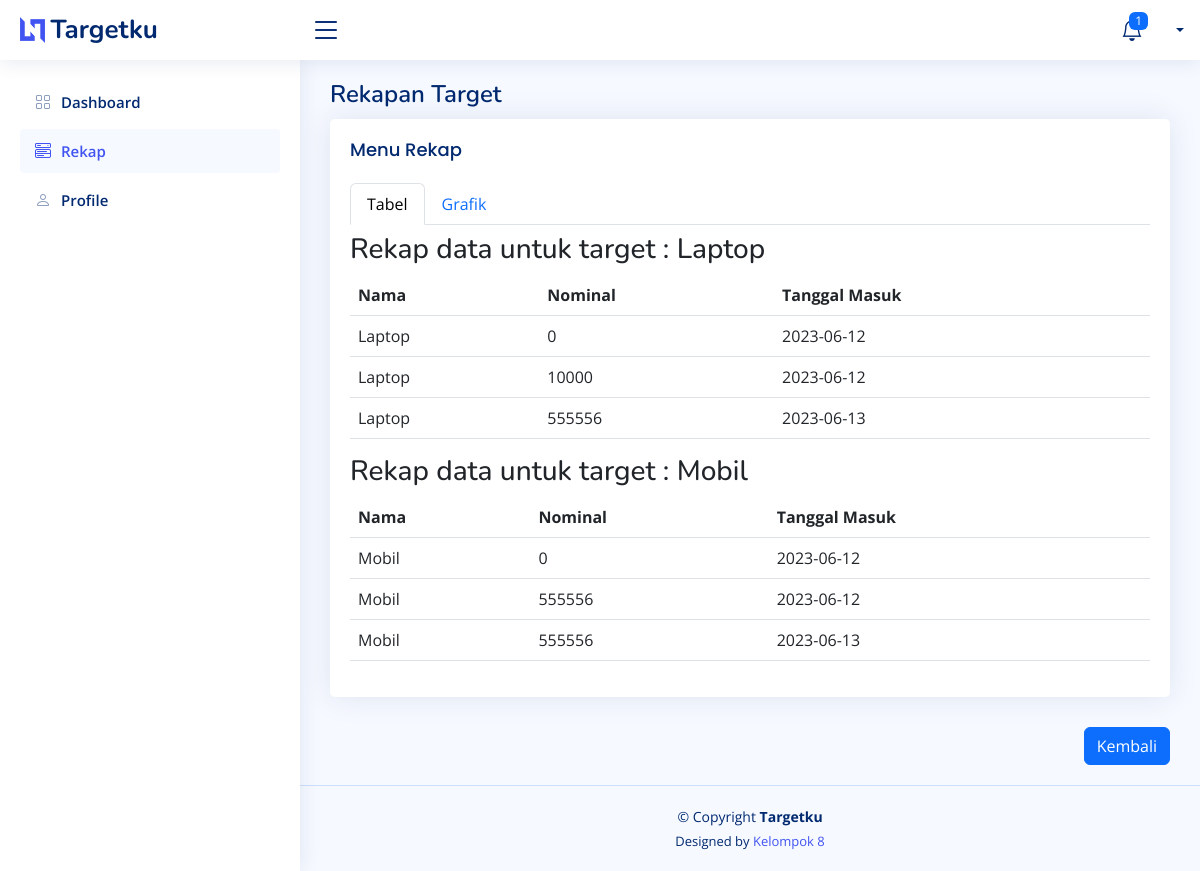
Screenshot of /rekap.php with the database file from the repository.
### tables this page shows
CREATE TABLE `pemasukkan` (
  `id` int(11) NOT NULL,
  `id_target` int(11) NOT NULL,
  `masuk` int(11) NOT NULL,
  `hari_ini` date NOT NULL
);

CREATE TABLE `target` (
  `id` int(11) NOT NULL,
  `nama` varchar(100) NOT NULL,
  `hari_target` date NOT NULL,
  `harga` int(11) NOT NULL
);

### tabel.php (the view, shortened to what this page needs)
<?php $query = "SELECT  * FROM target JOIN pemasukkan ON target.id=pemasukkan.id_target";
$result = mysqli_query($koneksi, $query);
$dataPerNama = array();
while ($row = mysqli_fetch_assoc($result)) {
  $nama = $row['nama'];
  if (!isset($dataPerNama[$nama])) {
    $dataPerNama[$nama] = array();
  }
  $dataPerNama[$nama][] = $row;
}
foreach ($dataPerNama as $nama => $data) {
  echo "<h3>Rekap data untuk target : $nama</h3>";
  echo "<table class ='table defaulttable'>";
  echo "<tr><th>Nama</th><th>Nominal</th><th>Tanggal Masuk</th></tr>";
  foreach ($data as $row) {
    echo "<tr>";
    echo "<td>" . $nama . "</td>";
    echo "<td>" . $row['masuk'] . "</td>";
    echo "<td>" . $row['hari_ini'] . "</td>";
    echo "</tr>";
  }
  echo "</table>";
}
?>

### rekap.php (shortened to what this page needs)
<!DOCTYPE html>
<html lang="en">
<head>
  <link href="assets/vendor/bootstrap/css/bootstrap.min.css" rel="stylesheet">
  <link href="assets/vendor/bootstrap-icons/bootstrap-icons.css" rel="stylesheet">
  <link href="assets/vendor/boxicons/css/boxicons.min.css" rel="stylesheet">
  <link href="assets/vendor/quill/quill.snow.css" rel="stylesheet">
  <link href="assets/vendor/quill/quill.bubble.css" rel="stylesheet">
  <link href="assets/vendor/remixicon/remixicon.css" rel="stylesheet">
  <link href="assets/vendor/simple-datatables/style.css" rel="stylesheet">
  <link href="assets/css/style.css" rel="stylesheet">
</head>
<body>
  <?php
include 'header.php';
?>
  <?php
include 'sidebar1.php';
?>
  <main id="main" class="main">
  <div class="pagetitle">
      <h1>Rekapan Target</h1>
    </div>
    <div class="card">
            <div class="card-body">
              <h5 class="card-title">Menu Rekap</h5>
              <ul class="nav nav-tabs" id="myTab" role="tablist">
                <li class="nav-item" role="presentation">
                  <button class="nav-link active" id="home-tab" data-bs-toggle="tab" data-bs-target="#home" type="button" role="tab" aria-controls="home" aria-selected="true">Tabel</button>
                </li>
                <li class="nav-item" role="presentation">
                  <button class="nav-link" id="profile-tab" data-bs-toggle="tab" data-bs-target="#profile" type="button" role="tab" aria-controls="profile" aria-selected="false">Grafik</button>
                </li>
              </ul>
              <div class="tab-content pt-2" id="myTabContent">
                <div class="tab-pane fade show active" id="home" role="tabpanel" aria-labelledby="home-tab">
                  <?php require 'tabel.php'?>
                </div>
              </div>
            </div>
          </div>
             <div class="ps-3">
                    <div class="d-grid gap-2 mt-3" style="text-align: right;">
                <a href="dash.php"><button  class="btn btn-primary" type="button" style="margin-top: 0px;">Kembali</button></a>
              </div>
                    </div>
  </main>
  <?php include 'footer.php'; ?>
</body>
</html>

### header.php (shortened to what this page needs)
<?php include("koneksi.php");
$nama=$_SESSION['nama'];
?>
<!DOCTYPE html>
<html lang="en">
<head>
  <link href="assets/vendor/bootstrap/css/bootstrap.min.css" rel="stylesheet">
  <link href="assets/vendor/bootstrap-icons/bootstrap-icons.css" rel="stylesheet">
  <link href="assets/vendor/boxicons/css/boxicons.min.css" rel="stylesheet">
  <link href="assets/vendor/quill/quill.snow.css" rel="stylesheet">
  <link href="assets/vendor/quill/quill.bubble.css" rel="stylesheet">
  <link href="assets/vendor/remixicon/remixicon.css" rel="stylesheet">
  <link href="assets/vendor/simple-datatables/style.css" rel="stylesheet">
  <link href="assets/css/style.css" rel="stylesheet">
</head>
<body>
  <header id="header" class="header fixed-top d-flex align-items-center">
    <div class="d-flex align-items-center justify-content-between">
      <a href="index.html" class="logo d-flex align-items-center">
        <img src="assets/img/logo.png" alt="">
        <span class="d-none d-lg-block">Targetku</span>
      </a>
      <i class="bi bi-list toggle-sidebar-btn"></i>
    </div>
    <nav class="header-nav ms-auto">
      <ul class="d-flex align-items-center">
        <li class="nav-item dropdown">
          <a class="nav-link nav-icon" href="#" data-bs-toggle="dropdown">
            <i class="bi bi-bell"></i>
            <span class="badge bg-primary badge-number">1</span>
          </a>
        </li>
        <li class="nav-item dropdown pe-3">
          <a class="nav-link nav-profile d-flex align-items-center pe-0" href="#" data-bs-toggle="dropdown">
            <span class="d-none d-md-block dropdown-toggle ps-2"><?php echo $nama;?></span>
          </a>
        </li>
      </ul>
    </nav>
  </header>

### sidebar1.php
<aside id="sidebar" class="sidebar">
    <ul class="sidebar-nav" id="sidebar-nav">
      <li class="nav-item">
        <a class="nav-link collapsed" href="dash.php">
          <i class="bi bi-grid"></i>
          <span>Dashboard</span>
        </a>
      </li>
      <li class="nav-item ">
        <a class="nav-link" href="rekap.php">
        <i class="bi bi-menu-button-wide"></i>
          <span>Rekap</span>
        </a>
      </li>
      <li class="nav-item">
        <a class="nav-link collapsed" href="profil.php">
          <i class="bi bi-person"></i>
          <span>Profile</span>
        </a>
      </li>
    </ul>
  </aside>

### footer.php
<footer id="footer" class="footer">
    <div class="copyright">
      &copy; Copyright <strong><span>Targetku</span></strong>
    </div>
    <div class="credits">
      Designed by <a href="https://bootstrapmade.com/">Kelompok 8</a>
    </div>
  </footer>

### assets/css/style.css (style rules this page uses)
:root { scroll-behavior: smooth; }
body { font-family: "Open Sans", sans-serif; background: #f6f9ff; color: #444444; }
a { color: #4154f1; text-decoration: none; }
h1, h2, h3, h4, h5, h6 { font-family: "Nunito", sans-serif; }
#main { margin-top: 60px; padding: 20px 30px; transition: all 0.3s; }
.pagetitle { margin-bottom: 10px; }
.pagetitle h1 { font-size: 24px; margin-bottom: 0; font-weight: 600; color: #012970; }
.card { margin-bottom: 30px; border: none; border-radius: 5px; box-shadow: 0px 0 30px rgba(1, 41, 112, 0.1); }
.card-title { padding: 20px 0 15px 0; font-size: 18px; font-weight: 500; color: #012970; font-family: "Poppins", sans-serif; }
.card-body { padding: 0 20px 20px 20px; }
.logo { line-height: 1; }
@media (min-width: 1200px) { .logo { width: 280px; } }
.logo img { max-height: 26px; margin-right: 6px; }
.logo span { font-size: 26px; font-weight: 700; color: #012970; font-family: "Nunito", sans-serif; }
.header { transition: all 0.5s; z-index: 997; height: 60px; box-shadow: 0px 2px 20px rgba(1, 41, 112, 0.1); background-color: #fff; padding-left: 20px; }
.header .toggle-sidebar-btn { font-size: 32px; padding-left: 10px; cursor: pointer; color: #012970; }
.header-nav ul { list-style: none; }
.header-nav>ul { margin: 0; padding: 0; }
.header-nav .nav-icon { font-size: 22px; color: #012970; margin-right: 25px; position: relative; }
.header-nav .nav-profile { color: #012970; }
.header-nav .nav-profile span { font-size: 14px; font-weight: 600; }
.header-nav .badge-number { position: absolute; inset: -2px -5px auto auto; font-weight: normal; font-size: 12px; padding: 3px 6px; }
.sidebar { position: fixed; top: 60px; left: 0; bottom: 0; width: 300px; z-index: 996; transition: all 0.3s; padding: 20px; overflow-y: auto; scrollbar-width: thin; scrollbar-color: #aab7cf transparent; box-shadow: 0px 0px 20px rgba(1, 41, 112, 0.1); background-color: #fff; }
@media (min-width: 1200px) { #main, #footer { margin-left: 300px; } }
.sidebar-nav { padding: 0; margin: 0; list-style: none; }
.sidebar-nav li { padding: 0; margin: 0; list-style: none; }
.sidebar-nav .nav-item { margin-bottom: 5px; }
.sidebar-nav .nav-link { display: flex; align-items: center; font-size: 15px; font-weight: 600; color: #4154f1; transition: 0.3; background: #f6f9ff; padding: 10px 15px; border-radius: 4px; }
.sidebar-nav .nav-link i { font-size: 16px; margin-right: 10px; color: #4154f1; }
.sidebar-nav .nav-link.collapsed { color: #012970; background: #fff; }
.sidebar-nav .nav-link.collapsed i { color: #899bbd; }
.footer { padding: 20px 0; font-size: 14px; transition: all 0.3s; border-top: 1px solid #cddfff; }
.footer .copyright { text-align: center; color: #012970; }
.footer .credits { padding-top: 5px; text-align: center; font-size: 13px; color: #012970; }

### rows the page displays
pemasukkan: nama "Laptop", masuk "0", hari_ini "2023-06-12"
pemasukkan: nama "Laptop", masuk "10000", hari_ini "2023-06-12"
pemasukkan: nama "Laptop", masuk "555556", hari_ini "2023-06-13"
pemasukkan: id_target.nama "Mobil", masuk "555556", hari_ini "2023-06-13"
pemasukkan: id_target.nama "Mobil", masuk "0", hari_ini "2023-06-12"
pemasukkan: id_target.nama "Mobil", masuk "555556", hari_ini "2023-06-12"

### other values shown
$nama "Laptop"
